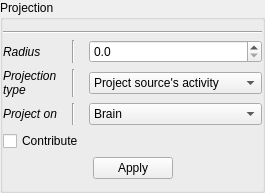
                    <widget class="QGroupBox" name="groupBox_6">
                     <property name="title">
                      <string>Projection</string>
                     </property>
                     <layout class="QVBoxLayout" name="verticalLayout_7">
                      <property name="leftMargin">
                       <number>0</number>
                      </property>
                      <property name="rightMargin">
                       <number>0</number>
                      </property>
                      <item>
                       <widget class="Line" name="line_40">
                        <property name="minimumSize">
                         <size>
                          <width>200</width>
                          <height>0</height>
                         </size>
                        </property>
                        <property name="orientation">
                         <enum>Qt::Horizontal</enum>
                        </property>
                       </widget>
                      </item>
                      <item>
                       <layout class="QGridLayout" name="gridLayout_8">
                        <property name="topMargin">
                         <number>0</number>
                        </property>
                        <item row="0" column="0">
                         <widget class="QLabel" name="label_15">
                          <property name="font">
                           <font>
                            <italic>true</italic>
                           </font>
                          </property>
                          <property name="text">
                           <string>Radius</string>
                          </property>
                         </widget>
                        </item>
                        <item row="0" column="2">
                         <widget class="QDoubleSpinBox" name="_uitRadius">
                          <property name="toolTip">
                           <string>&lt;html&gt;&lt;head/&gt;&lt;body&gt;&lt;p&gt;Radius for the cortical projection / repartition. Every vertices arround each sources comprised in a sphere of radius &amp;quot;Radius&amp;quot; will be considered in the projection. &lt;/p&gt;&lt;p&gt;&lt;span style=&quot; font-weight:600;&quot;&gt;Input parameter : &lt;/span&gt;&lt;span style=&quot; font-style:italic;&quot;&gt;t_radius&lt;/span&gt;&lt;/p&gt;&lt;/body&gt;&lt;/html&gt;</string>
                          </property>
                          <property name="decimals">
                           <number>1</number>
                          </property>
                         </widget>
                        </item>
                        <item row="0" column="1">
                         <widget class="Line" name="line_52">
                          <property name="minimumSize">
                           <size>
                            <width>20</width>
                            <height>0</height>
                           </size>
                          </property>
                          <property name="orientation">
                           <enum>Qt::Vertical</enum>
                          </property>
                         </widget>
                        </item>
                        <item row="1" column="1">
                         <widget class="Line" name="line_53">
                          <property name="minimumSize">
                           <size>
                            <width>20</width>
                            <height>0</height>
                           </size>
                          </property>
                          <property name="orientation">
                           <enum>Qt::Vertical</enum>
                          </property>
                         </widget>
                        </item>
                        <item row="1" column="0">
                         <widget class="QLabel" name="label_115">
                          <property name="font">
                           <font>
                            <italic>true</italic>
                           </font>
                          </property>
                          <property name="text">
                           <string>Projection
type</string>
                          </property>
                         </widget>
                        </item>
                        <item row="2" column="1">
                         <widget class="Line" name="line_54">
                          <property name="minimumSize">
                           <size>
                            <width>20</width>
                            <height>0</height>
                           </size>
                          </property>
                          <property name="orientation">
                           <enum>Qt::Vertical</enum>
                          </property>
                         </widget>
                        </item>
                        <item row="2" column="0">
                         <widget class="QLabel" name="label_116">
                          <property name="font">
                           <font>
                            <italic>true</italic>
                           </font>
                          </property>
                          <property name="text">
                           <string>Project on</string>
                          </property>
                         </widget>
                        </item>
                        <item row="2" column="2">
                         <widget class="QComboBox" name="_uitProjectOn">
                          <property name="toolTip">
                           <string>&lt;html&gt;&lt;head/&gt;&lt;body&gt;&lt;p&gt;Project source's activity / repartition either on the surface of :&lt;/p&gt;&lt;p&gt;- The brain&lt;/p&gt;&lt;p&gt;- ROI (if a ROI is displayed)&lt;/p&gt;&lt;/body&gt;&lt;/html&gt;</string>
                          </property>
                          <item>
                           <property name="text">
                            <string>Brain</string>
                           </property>
                          </item>
                          <item>
                           <property name="text">
                            <string>ROI</string>
                           </property>
                          </item>
                         </widget>
                        </item>
                        <item row="4" column="2">
                         <spacer name="horizontalSpacer_11">
                          <property name="orientation">
                           <enum>Qt::Horizontal</enum>
                          </property>
                          <property name="sizeHint" stdset="0">
                           <size>
                            <width>40</width>
                            <height>0</height>
                           </size>
                          </property>
                         </spacer>
                        </item>
                        <item row="3" column="0" colspan="3">
                         <widget class="QCheckBox" name="_uitContribute">
                          <property name="toolTip">
                           <string>&lt;html&gt;&lt;head/&gt;&lt;body&gt;&lt;p&gt;If contribute is checked, the projection of a source can contribute to both hemisphere. If it's not checked, the projection is only performed on the hemisphere it belong to. If the source is perfectly centered (like Cz), the projection is forced to be on both hemisphere.&lt;/p&gt;&lt;p&gt;&lt;span style=&quot; font-weight:600;&quot;&gt;Input parameter : &lt;/span&gt;&lt;span style=&quot; font-style:italic;&quot;&gt;t_contribute&lt;/span&gt;&lt;/p&gt;&lt;/body&gt;&lt;/html&gt;</string>
                          </property>
                          <property name="text">
                           <string>Contribute</string>
                          </property>
                         </widget>
                        </item>
                        <item row="1" column="2">
                         <widget class="QComboBox" name="_uitPickProj">
                          <property name="toolTip">
                           <string>&lt;html&gt;&lt;head/&gt;&lt;body&gt;&lt;p&gt;Choose the projection type :&lt;/p&gt;&lt;p&gt;- &lt;span style=&quot; font-weight:600;&quot;&gt;Source's activity :&lt;/span&gt; project the s_data input parameter on the surface.&lt;/p&gt;&lt;p&gt;- &lt;span style=&quot; font-weight:600;&quot;&gt;Source's repartition :&lt;/span&gt; project the number of contributing sources per vertex.&lt;/p&gt;&lt;/body&gt;&lt;/html&gt;</string>
                          </property>
                          <property name="whatsThis">
                           <string>&lt;html&gt;&lt;head/&gt;&lt;body&gt;&lt;p&gt;Choose the projection type :&lt;/p&gt;&lt;p&gt;- &lt;span style=&quot; font-weight:600;&quot;&gt;Source's activity :&lt;/span&gt; project the s_data input parameter on the surface.&lt;/p&gt;&lt;p&gt;- &lt;span style=&quot; font-weight:600;&quot;&gt;Source's repartition :&lt;/span&gt; project the number of contributing sources per vertex.&lt;/p&gt;&lt;/body&gt;&lt;/html&gt;</string>
                          </property>
                          <item>
                           <property name="text">
                            <string>Project source's activity</string>
                           </property>
                          </item>
                          <item>
                           <property name="text">
                            <string>Project source's repartition</string>
                           </property>
                          </item>
                         </widget>
                        </item>
                       </layout>
                      </item>
                      <item>
                       <layout class="QHBoxLayout" name="horizontalLayout_8">
                        <property name="topMargin">
                         <number>0</number>
                        </property>
                        <item>
                         <spacer name="horizontalSpacer_24">
                          <property name="orientation">
                           <enum>Qt::Horizontal</enum>
                          </property>
                          <property name="sizeHint" stdset="0">
                           <size>
                            <width>40</width>
                            <height>20</height>
                           </size>
                          </property>
                         </spacer>
                        </item>
                        <item>
                         <widget class="QPushButton" name="_uitApply">
                          <property name="enabled">
                           <bool>true</bool>
                          </property>
                          <property name="toolTip">
                           <string>&lt;html&gt;&lt;head/&gt;&lt;body&gt;&lt;p&gt;Run the source's projection using above parameters&lt;/p&gt;&lt;/body&gt;&lt;/html&gt;</string>
                          </property>
                          <property name="text">
                           <string>Apply</string>
                          </property>
                         </widget>
                        </item>
                        <item>
                         <spacer name="horizontalSpacer_12">
                          <property name="orientation">
                           <enum>Qt::Horizontal</enum>
                          </property>
                          <property name="sizeHint" stdset="0">
                           <size>
                            <width>40</width>
                            <height>20</height>
                           </size>
                          </property>
                         </spacer>
                        </item>
                       </layout>
                      </item>
                     </layout>
                    </widget>
